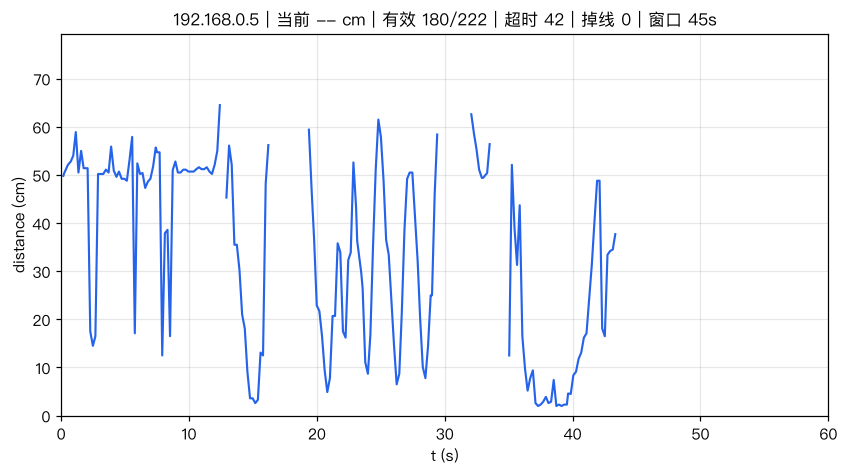

The Python source for this figure:
#!/usr/bin/env python3
"""Day 26 实验：远程拉取 ESP32-S3 的 /data，实时绘制距离曲线。

用法：
    ./.venv/bin/python day-26/telemetry_plot.py                       # 默认 esp32s3.local
    ./.venv/bin/python day-26/telemetry_plot.py --host 192.168.0.5    # mDNS 不灵时用 IP
    ./.venv/bin/python day-26/telemetry_plot.py --csv day-26/run.csv  # 同时落 CSV
    ./.venv/bin/python day-26/telemetry_plot.py --interval 1.0        # 改成 1 秒一轮

Ctrl+C 或关掉窗口即停，停时存一张 PNG。

为什么不走串口：指南 Day 26 原文写的是"打开串口、实时读取 JSON"，
但车自 Day 24 起脱离 USB 独立跑，自由跑时根本没有串口设备，
要采串口就得插线，插上线车又被拴住——实时绘图的意义正在于看它自由跑。
Day 25 的 Web Server 已经把同一份 JSON 放到了 HTTP 上，
所以这个脚本只需要 requests 拉一次 /data，固件一行都不用改。
真要挂着 USB 调试，串口打的中文行 "#699 28.0 cm" 已经够看；
机器读串口 JSON 那是 day-22/serial_logger.py 的活，不在这里重复。
"""

import argparse
import csv
import json
import math
import sys
import time
from collections import deque
from datetime import datetime

import matplotlib
import matplotlib.pyplot as plt
import requests

WINDOW_S = 60.0          # 横轴只看最近 60 秒，滚动窗口
MAX_POINTS = 2000        # 环形缓冲上限，防止跑一夜把内存吃光
OUT_OF_RANGE = -1.0      # 和固件约定一致：pulseIn 超时返回 -1
CM_FIELD = "cm"          # Day 25 /data 的字段名


def pick_cjk_font() -> None:
    """让标题里的中文能画出来。

    标题写的是中文，但 matplotlib 默认的 DejaVu Sans 没有汉字字形，
    存出来的 PNG 里会是一排豆腐块（并且刷一屏 Glyph missing 警告）。
    matplotlib 不内置 CJK 字体，只能从系统现成的里挑一个注册进去；
    挑不到就维持默认，让它自己降级。
    """
    try:
        from matplotlib import font_manager
    except ImportError:
        return
    candidates = ("PingFang SC", "Heiti SC", "Songti SC", "Arial Unicode MS",
                  "Noto Sans CJK SC", "Microsoft YaHei", "SimHei")
    installed = {f.name for f in font_manager.fontManager.ttflist}
    found = [n for n in candidates if n in installed]
    if found:
        plt.rcParams["font.sans-serif"] = found + list(plt.rcParams["font.sans-serif"])
        # unicode_minus 关掉：USI 负号在部分中文字体里也是缺的
        plt.rcParams["axes.unicode_minus"] = False


def parse_data(text: str) -> dict | None:
    """把 /data 的响应体转成记录，不是合法 JSON 就丢弃。

    板子重启、Wi-Fi 重连的瞬间可能吐半个响应体，过滤必须做。
    """
    text = text.strip()
    if not text.startswith("{"):
        return None
    try:
        d = json.loads(text)
    except json.JSONDecodeError:
        return None
    cm = d.get(CM_FIELD)
    if cm is None:
        return None
    return {"cm": float(cm), "raw": d}


def main() -> int:
    ap = argparse.ArgumentParser(description="远程实时绘制 ESP32-S3 距离曲线")
    ap.add_argument("--host", default="esp32s3.local", help="板子地址，默认 esp32s3.local")
    ap.add_argument("--interval", type=float, default=0.2,
                    help="轮询间隔秒，默认 0.2（固件每 200 ms 测一次，再快也是重复值）")
    ap.add_argument("--csv", default="", help="同时把数据落成 CSV")
    ap.add_argument("--png", default="day-26/telemetry_plot.png", help="停止时存的截图")
    args = ap.parse_args()

    host = (args.host.strip()
            .removeprefix("http://").removeprefix("https://").rstrip("/"))
    url = f"http://{host}/data"

    # 提早失败比"跑起来了但没窗口"好。.venv 的 Python 3.14 没装 tkinter，
    # TkAgg/QtAgg 都用不了；macOS 上 matplotlib 默认选的 macosx 后端是好的，
    # 所以这里只判断，不指定——指定反而会把能用的环境弄坏。
    NON_INTERACTIVE = {"agg", "pdf", "svg", "ps", "pgf", "cairo", "template"}
    if matplotlib.get_backend().lower() in NON_INTERACTIVE:
        sys.exit(f"当前 matplotlib 后端是 {matplotlib.get_backend()}（无界面）。"
                 "这个脚本要实时弹窗，SSH 或纯终端下跑不了。")

    pick_cjk_font()

    fig, ax = plt.subplots(figsize=(9, 4.5))
    (line,) = ax.plot([], [], lw=1.4, color="#2563eb")
    ax.set_xlabel("t (s)")
    ax.set_ylabel("distance (cm)")
    ax.grid(True, alpha=0.3)
    # y 轴下限钉在 0：距离不可能为负，自动缩放会把一片 -1 拉成难看的负区
    ax.set_ylim(0, 30)

    plt.ion()
    fig.show()

    xs: deque[float] = deque(maxlen=MAX_POINTS)
    ys: deque[float] = deque(maxlen=MAX_POINTS)
    t_start = time.monotonic()
    count = valid = timeouts = drops = 0
    csv_file = None
    writer = None

    if args.csv:
        # newline="" 是 csv 模块的硬性要求，否则 Windows 下会多出空行
        csv_file = open(args.csv, "w", newline="", encoding="utf-8")
        writer = csv.writer(csv_file)
        writer.writerow(["timestamp", "t_s", "cm", "rssi", "up", "n"])
        csv_file.flush()

    print(f"轮询 {url}，每 {args.interval:.2f} 秒一次（Ctrl+C 停止）")
    print("绘图窗口已弹出。")
    try:
        while True:
            t0 = time.monotonic()
            rec = None
            err = None
            try:
                r = requests.get(url, timeout=2.0)
                r.raise_for_status()
                rec = parse_data(r.text)
            except requests.RequestException as e:
                # 网络抖一下不该让整个采集中断——车还在跑，
                # 曲线断在那里，本身就是"这会儿连不上"的可视化。
                # 这里只记错误不计数：计数统一在下面 NaN 分支做一次，
                # 否则一次掉线会被算成两次
                rec = None
                err = f"{type(e).__name__}: {e}"

            t = time.monotonic() - t_start
            cm = rec["cm"] if rec else math.nan
            raw = rec["raw"] if rec else {}

            if math.isnan(cm) or cm == OUT_OF_RANGE:
                # 两种"没数"都不能当成 0 或负数画下去——0 会被读成"贴脸"，
                # -1 会在曲线底部凿一根假尖刺（Day 22 记过这个坑）。
                # 用 NaN 让线断在那里，空白本身就是信息：
                #   超时(-1) = 前方真有超声吸收面，这是有效测量结论
                #   NaN       = 根本没采到（网络失败或响应体不是 JSON）
                if cm == OUT_OF_RANGE:
                    timeouts += 1
                else:
                    drops += 1
                    if err:
                        print(f"\r#{count} {err}", end="", flush=True)
                cm_plot = math.nan
            else:
                valid += 1
                cm_plot = cm

            xs.append(t)
            ys.append(cm_plot)
            count += 1

            if writer:
                # CSV 存原始值：超时的 -1 要留着，-1 本身就是"前方有吸收面"
                # 这个测量结论；只有真没采到（NaN）才留空。
                # 图上画断线，文件里留原值——两处各取所需。
                writer.writerow([
                    datetime.now().isoformat(timespec="milliseconds"),
                    f"{t:.3f}",
                    "" if math.isnan(cm) else f"{cm:.1f}",
                    raw.get("rssi", ""),
                    raw.get("up", ""),
                    raw.get("n", ""),
                ])

            line.set_data(xs, ys)
            xmax = xs[-1] if xs else 1.0
            ax.set_xlim(max(0.0, xmax - WINDOW_S), max(WINDOW_S, xmax))

            known = [v for v in ys if not math.isnan(v)]
            if known:
                ymax = max(min(100.0, max(known) * 1.15 + 5.0), 20.0)
                ax.set_ylim(0, ymax)

            cur = "--" if math.isnan(cm_plot) else f"{cm_plot:.1f}"
            ax.set_title(
                f"{host}｜当前 {cur} cm｜有效 {valid}/{count}｜"
                f"超时 {timeouts}｜掉线 {drops}｜"
                f"窗口 {xmax - max(0.0, xmax - WINDOW_S):.0f}s",
                fontsize=11,
            )
            fig.canvas.draw_idle()
            plt.pause(0.001)

            # 用户直接关了窗口，别继续在后台跑
            if not plt.get_fignums():
                break

            if writer and count % 5 == 0:
                csv_file.flush()

            # 固件每 200 ms 才更新一次 lastCm，请求本身也要花时间，
            # 按剩余时间睡，别叠加成忙等
            spent = time.monotonic() - t0
            time.sleep(max(0.0, args.interval - spent))

    except KeyboardInterrupt:
        print("\n停止采集")
    finally:
        if csv_file:
            csv_file.close()
        try:
            fig.savefig(args.png, dpi=110, bbox_inches="tight")
            print(f"截图已存：{args.png}")
        except Exception as e:
            print(f"截图没存成：{e}", file=sys.stderr)

    print(f"共 {count} 次轮询：有效 {valid}、超时(有吸收面) {timeouts}、掉线(没采到) {drops}")
    if args.csv:
        print(f"CSV：{args.csv}")
    return 0


if __name__ == "__main__":
    sys.exit(main())
